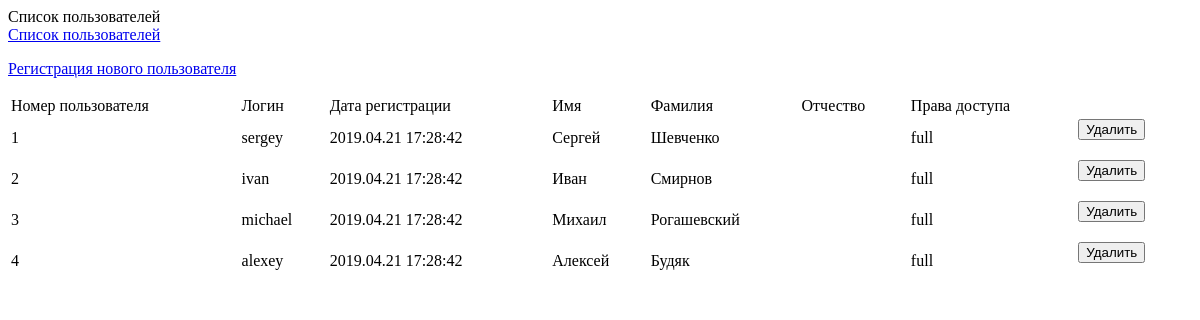
Page /project/content/user_management/ru_app.php on the committed database.
### tables this page shows
CREATE TABLE table_account (
	id INT UNSIGNED NOT NULL AUTO_INCREMENT KEY,
    login varchar(256),
    password varchar(256),
    reg_date varchar(256),
    username_a varchar(256),
    username_b varchar(256),
    username_c varchar(256),
    access varchar(256)
);

### project/content/user_management/ru_app.php (the view, shortened to what this page needs)
													<div class="centering">
															<div class="restriction">
																	<link rel="stylesheet" type="text/css" href="/project/content/user_management/style/app.style.css">
<?php
		if (isset($_GET["add"]))  {
		$title_page = "Регистрация нового пользователя";
		include("project/source/classes/mysql.php");
		if ($sql) {
				$query = "		SELECT MAX(id) FROM table_account		";
				$result = mysqli_query($sql, $query);
				if ($result) {
						$query_rows = mysqli_num_rows($result);
						$query_array = mysqli_fetch_array($result, MYSQLI_ASSOC);
						$current_user_id = $query_array["MAX(id)"] + 1;
						$current_time = time();
				}
		}
		if (isset($_POST["submit"])) {
				$login = $_POST["login"];
				$reg_date = $_POST["reg_date"];
				$username_a = $_POST["username_a"];
				$username_b = $_POST["username_b"];
				$username_c = $_POST["username_c"];
				$password = $_POST["password"];
				$access = $_POST["access"];
				$query = "		INSERT INTO table_account (login, password, reg_date, username_a, username_b, username_c, access) VALUES ('$login', '$password', '$current_time', '$username_a', '$username_b', '$username_c', '$access')		";
				$result = mysqli_query($sql, $query);
				if ($result) {
						echo '<div class="notification"><div style="background-image: url(/project/source/ui/panel/image/notification_images/ok.png)" class="image"></div><div class="message">Пользователь успешно зарегистрирован</div></div>';
				} else echo '<div class="notification"><div style="background-image: url(/project/source/ui/panel/image/notification_images/error_image.png)" class="image"></div><div class="message">Ошибка в ходе выполнения запроса 1</div></div>';
		}
?>
																	<title><?=$title_page; ?></title>
																	<div class="title"><?=$title_page; ?></div>
																	<div class="function_line">
																			<a href="/user_management"><p style="margin: 0" class="item">Список пользователей</p></a>
																			<a href="/user_management&add"><p class="item">Регистрация нового пользователя</p></a>
																	</div>
																	<div class="table_place">
																			<form method="post" enctype="multipart/form-data">
																			<table>
																					<tr class="row_denomination">
																							<td class="column_denomination" colspan="2">Введите данные</td>
																					</tr>
																					<tr class="row_data">
																							<td class="column_data">Номер пользователя</td>
																							<td class="column_data">
																									<input class="jquery_form" type="text" name="user_id" value="<?=$current_user_id; ?>" disabled="disabled">
																							</td>
																					</tr>
																					<tr class="row_data">
																							<td class="column_data">Логин</td>
																							<td class="column_data">
																									<input class="jquery_form" type="text" name="login" value="">
																							</td>
																					</tr>
																					<tr class="row_data">
																							<td class="column_data">Дата регистрации</td>
																							<td class="column_data">
																									<input class="jquery_form" type="text" name="reg_date" value="<?=date('m.d.y', $current_time); ?>" disabled="disabled">
																							</td>
																					</tr>
																					<tr class="row_data">
																							<td class="column_data">Имя</td>
																							<td class="column_data">
																									<input class="jquery_form" type="text" name="username_a" value="">
																							</td>
																					</tr>
																					<tr class="row_data">
																							<td class="column_data">Фамилия</td>
																							<td class="column_data">
																									<input class="jquery_form" type="text" name="username_b" value="">
																							</td>
																					</tr>
																					<tr class="row_data">
																							<td class="column_data">Отчество</td>
																							<td class="column_data">
																									<input class="jquery_form" type="text" name="username_c" value="">
																							</td>
																					</tr>
																					<tr class="row_data">
																							<td class="column_data">Пароль</td>
																							<td class="column_data">
																									<input class="jquery_form" type="text" name="password" value="">
																							</td>
																					</tr>
																					<tr class="row_data">
																							<td class="column_data">Права доступа</td>
																							<td class="column_data">
																									<select class="jquery_form" name="access">
																										    <option value="full">full</option>
																									</select>
																							</td>
																					</tr>
																					<tr>
																							<td class="column_submit" colspan="2">
																									<input class="jquery_form" name="submit" type="submit" value="Зарегистрировать">
																							</td>
																					</tr>
																			</table>
																			</form>
																	</div>
<?php
		} else {
		$title_page = "Список пользователей";
		include("project/source/classes/mysql.php");
?>
																	<div class="title"><?=$title_page; ?></div>
																	<div class="function_line">
																			<a href="/user_management"><p style="margin: 0" class="item">Список пользователей</p></a>
																			<a href="/user_management&add"><p class="item">Регистрация нового пользователя</p></a>
																	</div>
																	<div class="table_place">
																			<table style="width: 100%">
																					<tr class="row_denomination">
																							<td class="column_denomination">Номер пользователя</td>
																							<td class="column_denomination">Логин</td>
																							<td class="column_denomination">Дата регистрации</td>
																							<td class="column_denomination">Имя</td>
																							<td class="column_denomination">Фамилия</td>
																							<td class="column_denomination">Отчество</td>
																							<td class="column_denomination">Права доступа</td>
																							<td class="column_denomination"></td>
																					</tr>
<?php
		if ($sql) {
				$query = "		SELECT * FROM table_account		";
				$result = mysqli_query($sql, $query);
				if ($result) {
						$query_rows = mysqli_num_rows($result);
						if ($query_rows > 0) {
								for ($j = 0; $j < $query_rows; ++$j) {
										$query_array = mysqli_fetch_array($result, MYSQLI_ASSOC);
										$formatted_time = date("Y.m.d H:i:s", $query_array["reg_date"]);
echo <<<_END
																					<tr class="row_data">
																							<td class="column_data">$query_array[id]</td>
																							<td class="column_data">$query_array[login]</td>
																							<td class="column_data">$formatted_time</td>
																							<td class="column_data">$query_array[username_a]</td>
																							<td class="column_data">$query_array[username_b]</td>
																							<td class="column_data">$query_array[username_c]</td>
																							<td class="column_data">$query_array[access]</td>
																							<td class="column_data">
																									<form method="post" enctype="multipart/form-data">
																											<input type="hidden" name="user_id_post" value="$query_array[id]">
																											<input class="jquery_form" name="submit" type="submit" value="Удалить">
																									</form>
																							</td>
																					</tr>\n\n
_END;
								}
						} else {
echo <<<_END
																					<tr class="row_data">
																							<td colspan="8" class="column_data">Нет данных</td>
																					</tr>
_END;
						}
				}
		}
?>
																			</table>
																	</div>
<?php
		}
?>
															</div>
													</div>

### rows in the picture
table_account: id "1", login "sergey", reg_date "2019.04.21 17:28:42", username_a "Сергей", username_b "Шевченко", access "full"
table_account: id "2", login "ivan", reg_date "2019.04.21 17:28:42", username_a "Иван", username_b "Смирнов", access "full"
table_account: id "3", login "michael", reg_date "2019.04.21 17:28:42", username_a "Михаил", username_b "Рогашевский", access "full"
table_account: id "4", login "alexey", reg_date "2019.04.21 17:28:42", username_a "Алексей", username_b "Будяк", access "full"

### other values in the picture
$title_page "Список пользователей"
